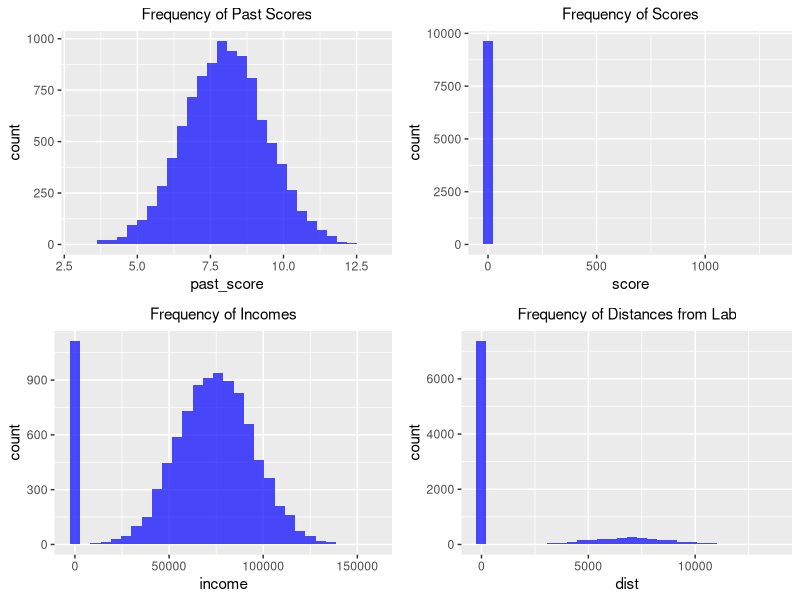
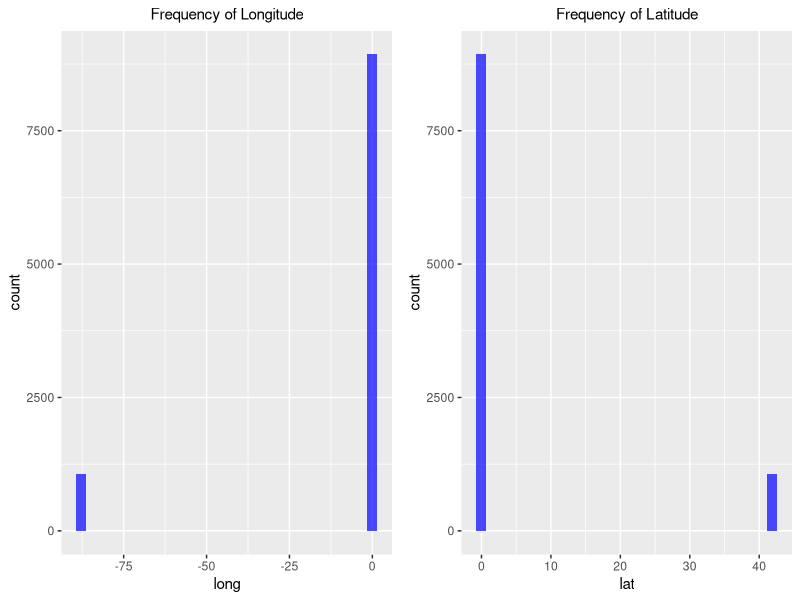
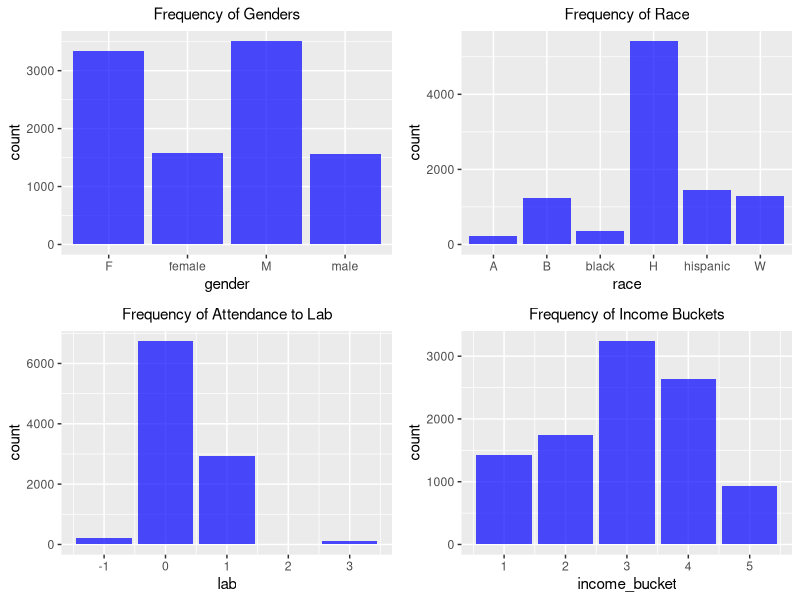
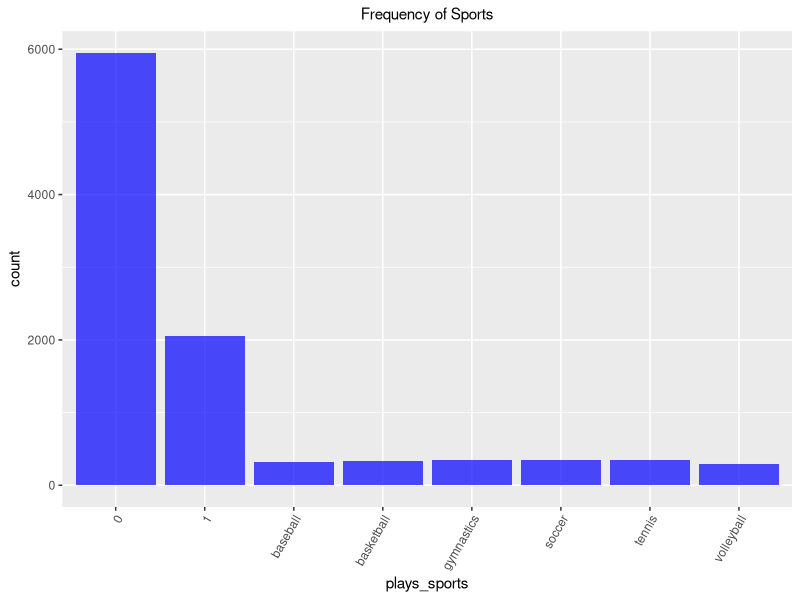
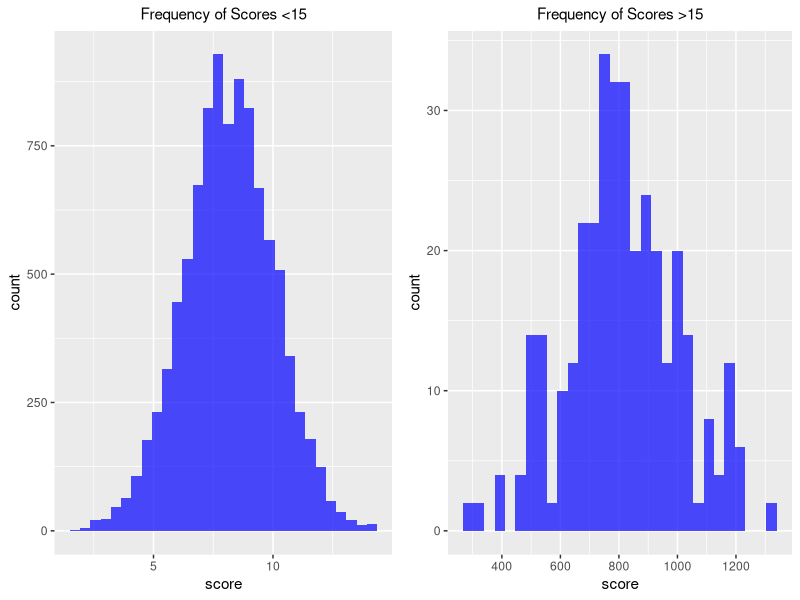
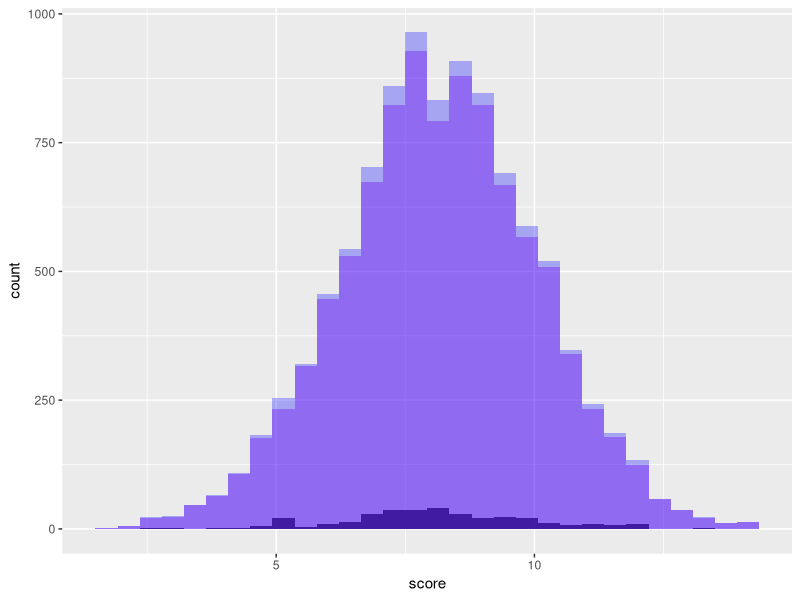
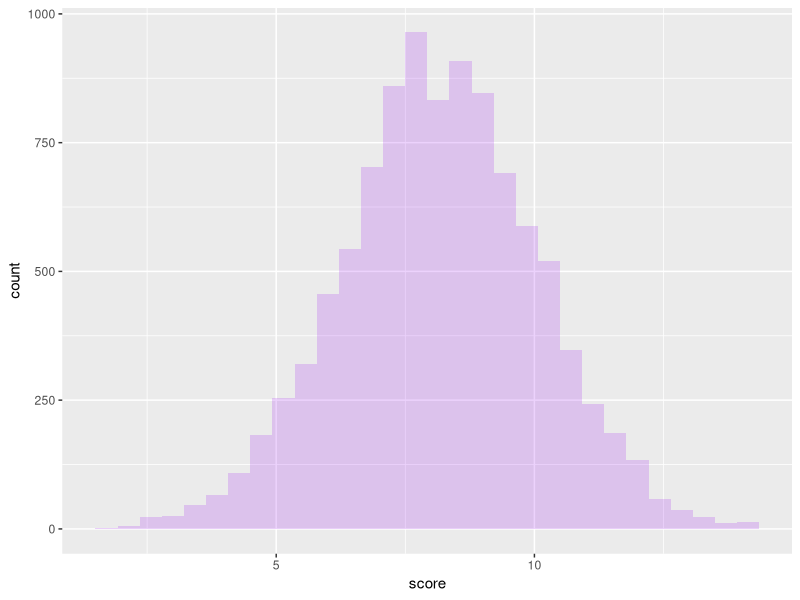
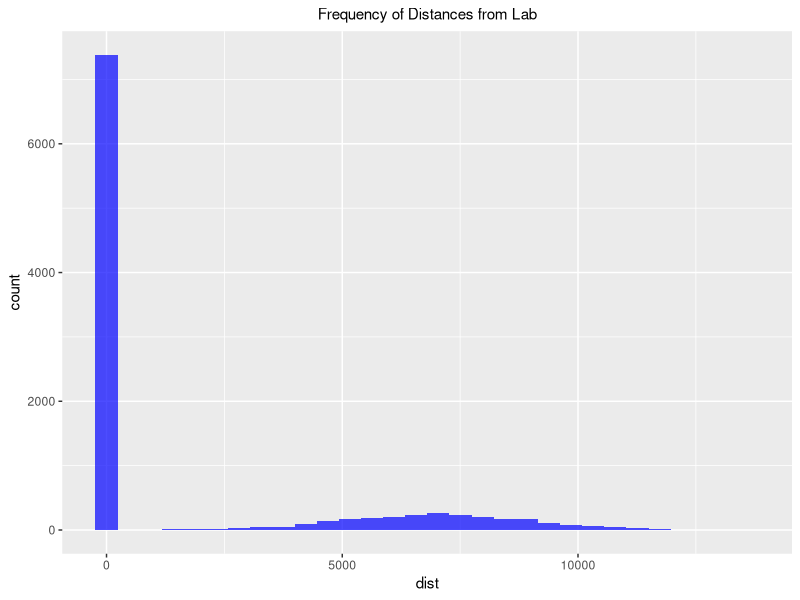

Recreate these plots in R, in order.
## ---- chunk 1
library(tidyverse)
library(ggplot2)
library(stringr)
library(ggpubr)

raw_data <- read_csv("assignment1_data.csv")

print("Glimps of the dataframe 'raw_data'")
glimpse(raw_data)
print("Descriptive Statistics for 'raw_data'")
summary(raw_data)
## ---- chunk 2
no_covariate_scores <- lm(data = raw_data, score ~ lab)

summary(no_covariate_scores)
## ---- chunk 3
covariate_scores <- lm(data = raw_data, score ~ lab + past_score)

summary(covariate_scores)
## ---- chunk 4
working_df <- raw_data  #make a working dataframe and leave the raw data intact

gp_income <- working_df %>% 
  ggplot(aes(x=income)) +
  geom_histogram(fill='blue',alpha=.7) +
  ggtitle("Frequency of Incomes") +
  theme(plot.title = element_text(size=11,hjust=0.5))

gp_scores <- working_df %>% 
  ggplot(aes(x=score)) +
  geom_histogram(fill='blue',alpha=.7) +
  ggtitle("Frequency of Scores") +
  theme(plot.title = element_text(size=11,hjust=0.5))

gp_pscores <- working_df %>% 
  ggplot(aes(x=past_score)) +
  geom_histogram(fill='blue',alpha=.7) +
  ggtitle("Frequency of Past Scores") +
  theme(plot.title = element_text(size=11,hjust=0.5))

gp_dist <- working_df %>% 
  ggplot(aes(x=dist)) +
  geom_histogram(fill='blue',alpha=.7) +
  ggtitle("Frequency of Distances from Lab") +
  theme(plot.title = element_text(size=11,hjust=0.5))

gp_long <- working_df %>% 
  ggplot(aes(x=long)) +
  geom_histogram(fill='blue',alpha=.7) +
  ggtitle("Frequency of Longitude") +
  theme(plot.title = element_text(size=11,hjust=0.5))

gp_lat <- working_df %>% 
  ggplot(aes(x=lat)) +
  geom_histogram(fill='blue',alpha=.7) +
  ggtitle("Frequency of Latitude") +
  theme(plot.title = element_text(size=11,hjust=0.5))

ggarrange(gp_pscores,gp_scores,gp_income,gp_dist,
          ncol=2,nrow=2)
ggarrange(gp_long,gp_lat,
          ncol=2,nrow=1)

#Note, two groups of graphs will be generated but not displayed in one screen, please navigate between the two!
## ---- chunk 5
cat("Summary Statistics for Past Score\n")
summary(working_df$past_score)
cat(" Number of NA values:", sum(is.na(raw_data$past_score)), "\n\n")
cat("Summary Statistics for Current Score\n")
summary(working_df$score)
cat("  Number of NA values:", sum(is.na(raw_data$score)), "\n\n")
cat("Summary Statistics for Income\n")
summary(working_df$income)
cat("  Number of NA values:", sum(is.na(raw_data$income)), "\n\n")
cat("Summary Statistics for Distance\n")
summary(working_df$dist)
cat("  Number of NA values:", sum(is.na(raw_data$dist)), "\n\n")
cat("Summary Statistics for Longitude\n")
summary(working_df$long)
cat("  Number of NA values:", sum(is.na(raw_data$long)), "\n\n")
cat("Summary Statistics for Latitude\n")
summary(working_df$lat)
cat("  Number of NA values:", sum(is.na(raw_data$lat)), "\n\n")
## ---- chunk 6
gp_gender <- working_df %>% 
  ggplot(aes(x=gender)) +
  geom_bar(fill='blue',alpha=.7) +
  ggtitle("Frequency of Genders") +
  theme(plot.title = element_text(size=11,hjust=0.5))

gp_race <- working_df %>% 
  ggplot(aes(x=race)) +
  geom_bar(fill='blue',alpha=.7) +
  ggtitle("Frequency of Race") +
  theme(plot.title = element_text(size=11,hjust=0.5))

gp_lab <- working_df %>% 
  ggplot(aes(x=lab)) +
  geom_bar(fill='blue',alpha=.7) +
  ggtitle("Frequency of Attendance to Lab") +
  theme(plot.title = element_text(size=11,hjust=0.5))

gp_sport <- working_df %>% 
  ggplot(aes(x=plays_sports)) +
  geom_bar(fill='blue',alpha=.7) +
  ggtitle("Frequency of Sports") +
  theme(plot.title = element_text(size=11,hjust=0.5),
        axis.text.x = element_text(angle=60,hjust=1))

gp_incbuck <- working_df %>% 
  ggplot(aes(x=income_bucket)) +
  geom_bar(fill='blue',alpha=.7) +
  ggtitle("Frequency of Income Buckets") +
  theme(plot.title = element_text(size=11,hjust=0.5))

ggarrange(gp_gender,gp_race,gp_lab,gp_incbuck,
         ncol=2,nrow=2)

gp_sport #showed separately due to squeezing names
## ---- chunk 7
cat("->Counts for unique entries in gender")
table(working_df$gender)
cat("  Number of NA values:", sum(is.na(working_df$gender)), "\n\n")
cat("->Counts for unique entries in race")
table(working_df$race)
cat("  Number of NA values:", sum(is.na(working_df$race)), "\n\n")
cat("->Counts for unique entries in lab school attendance")
table(working_df$lab)
cat("  Number of NA values:", sum(is.na(working_df$lab)), "\n\n")
cat("->Counts for unique entries in sports")
table(working_df$plays_sports)
cat("  Number of NA values:", sum(is.na(working_df$plays_sports)), "\n\n")
cat("->Counts for unique entries in income buckets")
table(working_df$income_bucket)
cat("  Number of NA values:", sum(is.na(working_df$income_bucket)), "\n\n")
## ---- chunk 8
sum(duplicated(working_df$student_id) == TRUE)
## ---- chunk 9
sum(working_df$income < 0)
#1115

working_df <- working_df %>% 
  mutate(was_neg99 = ifelse(income == -99, 1,0)) %>% 
  mutate(income = replace(income, income < 0, 0)) #directly change all negatives to 0
  
## ---- chunk 10
summary(working_df$past_score)
summary(working_df$score)
## ---- chunk 11
for (val in c(13,14,15,20,50)){
  cat("this is the number of scores above ",val,":",sum(working_df$score > val),"\n")
}
## ---- chunk 12
below15 <- working_df %>% 
  select(score) %>% 
  filter(score<=15) 
above15 <- working_df %>% 
  select(score) %>% 
  filter(score>15)

below15 %>% 
  summarize(max = max(below15))
above15 %>% 
  summarize(min = min(above15))
## ---- chunk 13
gp_below15 <- below15 %>% 
  ggplot(aes(x=score)) +
  geom_histogram(fill='blue',alpha=.7) +
  ggtitle("Frequency of Scores <15") +
  theme(plot.title = element_text(size=11,hjust=0.5))

gp_above15 <- above15 %>% 
  ggplot(aes(x=score)) +
  geom_histogram(fill='blue',alpha=.7) +
  ggtitle("Frequency of Scores >15") +
  theme(plot.title = element_text(size=11,hjust=0.5))

ggarrange(gp_below15,gp_above15,
         ncol=2,nrow=1)
## ---- chunk 14
rescaled_above15 <- above15/100
rescaled_score <- rbind(rescaled_above15, below15)

count(below15)
count(rescaled_above15)
count(rescaled_score)

rescaled_score %>% 
  ggplot(aes(score)) +
  geom_histogram(data = rescaled_above15, fill = "black", alpha = 0.8) + 
  geom_histogram(data = below15, fill = "purple", alpha = 0.4) +
  geom_histogram(data = rescaled_score, fill = "blue", alpha = 0.3)
## ---- chunk 15
working_df <- working_df %>% 
  mutate(score = ifelse(score>15, score/100, score))

working_df %>% 
  ggplot(aes(x=score)) +
  geom_histogram(fill="purple",alpha=0.2)
## ---- chunk 16
gp_dist
## ---- chunk 17
for (val in c(2500,2250,2000,1500,1000,750,500,250,100,50,20,15,10)){
  cat("this is the number of distance above ",val,":",sum(working_df$dist > val),"\n")
}
## ---- chunk 18
below20 <- working_df %>% 
  select(dist) %>% 
  filter(dist<=20) 
above20 <- working_df %>% 
  select(dist) %>% 
  filter(dist>20)

below20 %>% 
  summarize(max = max(below20))
above20 %>% 
  summarize(min = min(above20))
cat("the difference between max(below20) and min(above20) is:", abs(max(below20)-min(above20)))
## ---- chunk 19
gp_below20 <- below20 %>% 
  ggplot(aes(x=dist)) +
  geom_histogram(fill='blue',alpha=.7) +
  ggtitle("Frequency of Distances <20") +
  theme(plot.title = element_text(size=11,hjust=0.5))

gp_above20 <- above20 %>% 
  ggplot(aes(x=dist)) +
  geom_histogram(fill='blue',alpha=.7) +
  ggtitle("Frequency of Distances >20") +
  theme(plot.title = element_text(size=11,hjust=0.5))

ggarrange(gp_below20,gp_above20,
         ncol=2,nrow=1)
## ---- chunk 20
rescaled_above20 <- above20/1000
rescaled_dist <- rbind(rescaled_above20, below20)

rescaled_dist %>% 
  ggplot(aes(dist)) +
  geom_histogram(data = rescaled_above20, fill = "black", alpha = 0.8) + 
  geom_histogram(data = below20, fill = "purple", alpha = 0.4) +
  geom_histogram(data = rescaled_dist, fill = "blue", alpha = 0.3)
## ---- chunk 21
working_df <- working_df %>% 
  mutate(dist = ifelse(dist>20, dist/1000, dist))

working_df %>% 
  ggplot(aes(dist)) +
  geom_histogram(fill="blue", alpha=0.2)
## ---- chunk 22
working_df <- working_df %>% 
  select(-long,-lat)
## ---- chunk 23
working_df %>% 
  distinct(race)
working_df %>% 
  distinct(gender)
working_df %>% 
  distinct(lab)
working_df %>% 
  distinct(plays_sports)
#Note, each result shows in a different table
## ---- chunk 24
working_df <- working_df %>% 
  mutate(race = recode(race,"hispanic"="H","black"="B"))
## ---- chunk 25
working_df <- working_df %>% 
  mutate(gender = recode(gender,"male"="M","female"="F"))
## ---- chunk 26
working_df <- working_df %>% 
  mutate(plays_sports = recode(plays_sports,"soccer"="1","basketball"="1","baseball"="1","gymnastics"="1", "volleyball"="1","tennis"="1")) %>% 
  mutate()

working_df$plays_sports <- as.integer(working_df$plays_sports)
## ---- chunk 27
table(working_df$lab)
cat('the number of non {0,1} values are: ', sum(working_df$lab >1 | working_df$lab <0), '\n')
cat('the number of {0,1} values are: ', sum(working_df$lab == 1 | working_df$lab == 0), '\n')
ratio_lab <- sum(working_df$lab >1 | working_df$lab <0) / sum(working_df$lab)
cat(ratio_lab, 'is the percent of all the lab data which contain non {0,1} values')
## ---- chunk 28
working_df <- working_df %>% 
  select(-income_bucket)
## ---- chunk 29
n_distinct(working_df$student_id)
## ---- chunk 30
#Original: 10,000 obs

#first step, getting rid of complete duplicates
working_df <- working_df %>% 
  distinct()
#6115 obs

#second step, getting rid of duplicates in ids with bad income data
working_df <- working_df %>% 
  distinct(student_id,was_neg99, .keep_all=TRUE) %>% 
  filter(was_neg99 == 0)
#5000 obs, which agrees with our theoretical 'unique' data by student ID

unique(working_df$was_neg99)
#returns 0, therefore...

working_df <- working_df %>% 
  select(-was_neg99)
## ---- chunk 31
working_df <- subset(working_df,lab==1|lab==0)
## ---- chunk 32
cutoffs_inc <- quantile(working_df$income,c(0.05,0.95)) 
cutoffs_dist <- quantile(working_df$dist,c(0.05,0.95))
cutoffs_pscore <- quantile(working_df$past_score,c(0.05,0.95))

tiny_inc_df <- working_df %>% 
  filter(between(income,cutoffs_inc[1],cutoffs_inc[2]))

tiny_dist_df <- working_df %>% 
  filter(between(dist,cutoffs_dist[1],cutoffs_dist[2]))

tiny_pscore_df <- working_df %>% 
  filter(between(past_score,cutoffs_pscore[1],cutoffs_pscore[2]))
## ---- chunk 33
library(corrplot)

ctn_only_tinyinc <- tiny_inc_df %>% 
  select(income,dist,score,past_score)

ctn_only_tinydist <- tiny_dist_df %>% 
  select(income,dist,score,past_score)

ctn_only_tinypscore <- tiny_pscore_df %>% 
  select(income,dist,score,past_score)

ctn_only_df <- working_df %>% 
  select(income,dist,score,past_score)

corrplot.mixed(cor(ctn_only_tinyinc),title = "Tiny Income", mar=c(0,0,1,0))
corrplot.mixed(cor(ctn_only_tinydist),title = "Tiny Distance", mar=c(0,0,1,0))
corrplot.mixed(cor(ctn_only_tinypscore),title = "Tiny Past Score", mar=c(0,0,1,0))
corrplot.mixed(cor(ctn_only_df),title = "Tiny DF", mar=c(0,0,1,0))
## ---- chunk 34
nocov_reg_inc <- lm(data = tiny_inc_df, score ~ lab)
nocov_reg_dist <- lm(data = tiny_dist_df, score ~ lab)
nocov_reg_pscore <- lm(data = tiny_pscore_df, score ~ lab)
nocov_reg_fulldf <- lm(data = working_df, score ~ lab)

summary(nocov_reg_inc)
summary(nocov_reg_dist)
summary(nocov_reg_pscore)
summary(nocov_reg_fulldf)
## ---- chunk 35
reg_inc <- lm(data = tiny_inc_df, score ~ lab + past_score)
reg_dist <- lm(data = tiny_dist_df, score ~ lab + past_score)
reg_pscore <- lm(data = tiny_pscore_df, score ~ lab + past_score)
reg_fulldf <- lm(data = working_df, score ~ lab + past_score)

summary(reg_inc)
summary(reg_dist)
summary(reg_pscore)
summary(reg_fulldf)
## ---- chunk 36
lab_df <- working_df %>% 
  filter(lab==1)

nolab_df <- working_df %>% 
  filter(lab==0)

lab_comb <- rbind(lab_df,nolab_df)

lab_pscore_distr <- lab_comb %>% 
  ggplot(aes(x=past_score)) +
  geom_density(data = lab_df, fill = "blue", alpha = 0.4) + 
  geom_density(data = nolab_df, fill = "red", alpha = 0.4) +
  ggtitle("Distribution of past scores between lab school students and non students")

lab_dist_distr <- lab_comb %>% 
  ggplot(aes(dist)) +
  geom_density(data = lab_df, fill = "blue", alpha = 0.4) + 
  geom_density(data = nolab_df, fill = "red", alpha = 0.4) +
  ggtitle("Distribution of distance to lab between lab school students and non students")

lab_income_distr <- lab_comb %>% 
  ggplot(aes(income)) +
  geom_density(data = lab_df, fill = "blue", alpha = 0.4) + 
  geom_density(data = nolab_df, fill = "red", alpha = 0.4) +
  ggtitle("Distribution of income between lab school students and non students")

lab_pscore_distr
lab_dist_distr
lab_income_distr
## ---- chunk 37
lab_gender_distr <- lab_comb %>% 
  ggplot(aes(x=as.factor(gender))) +
  geom_bar(data = lab_df, color="red", alpha = 0.4) + 
  geom_bar(data = nolab_df, alpha = 0.4) +
  ggtitle("Distribution of gender between lab school students and non students")

lab_race_distr <- lab_comb %>% 
  ggplot(aes(x=as.factor(race))) +
  geom_bar(data = lab_df, color="red",alpha = 0.4) + 
  geom_bar(data = nolab_df, alpha = 0.4) +
  ggtitle("Distribution of race to lab between lab school students and non students") +
  labs()

lab_sports_distr <- lab_comb %>% 
  ggplot(aes(as.factor(plays_sports))) +
  geom_bar(data = lab_df, color="red", alpha = 0.4) + 
  geom_bar(data = nolab_df, alpha = 0.4) +
  ggtitle("Distribution of sports between lab school students and non students")

lab_gender_distr
lab_race_distr
lab_sports_distr
## ---- chunk 38
distance_cutoff <- quantile(working_df$dist,0.5) 

close_df <- working_df %>% 
  filter(dist < distance_cutoff)

far_df <- working_df %>% 
  filter(dist >= distance_cutoff) 

dist_comb <- rbind(close_df,far_df)

close_df %>% 
  ggplot(aes(x=race)) +
  geom_bar() + 
  ggtitle("Close to school ethic distributions")

far_df %>% 
  ggplot(aes(x=race)) +
  geom_bar() + 
  ggtitle("Far from school ethic distributions")

close_df %>% 
  ggplot(aes(x=gender)) +
  geom_bar() + 
  ggtitle("Close to school gender distributions")

far_df %>% 
  ggplot(aes(x=gender)) +
  geom_bar() + 
  ggtitle("Far from school gender distributions")

close_df %>% 
  ggplot(aes(x=plays_sports)) +
  geom_bar() + 
  ggtitle("Close to school sports distributions")

far_df %>% 
  ggplot(aes(x=plays_sports)) +
  geom_bar() + 
  ggtitle("Far from school sports distributions")

cf_income <- dist_comb %>% 
  ggplot(aes(x=income)) +
  geom_histogram(data=close_df,color="blue") +
  geom_histogram(data=far_df,color="red")

cf_pscore <- dist_comb %>% 
  ggplot(aes(x=past_score)) +
  geom_histogram(data=close_df,color="blue") +
  geom_histogram(data=far_df,color="red")

cf_income
cf_pscore

close_df %>% 
  ggplot(aes(x=income)) +
  geom_histogram() + 
  ggtitle("Close to school income distributions")

far_df %>% 
  ggplot(aes(x=income)) +
  geom_histogram() + 
  ggtitle("Far from school income distributions")


working_df %>% 
  ggplot(aes(x=dist)) +
  geom_density()
## ---- chunk 39
working_df <- working_df %>% 
  mutate(closeness = (max(dist) - dist)/(max(dist)-min(dist)))
## ---- chunk 40
reg_dist_cause <- lm(data=working_df, score ~ closeness + past_score + as.factor(race))

reg_aug1 <- lm(data=working_df, score ~ closeness + past_score + income + as.factor(race)) #+income

reg_aug2 <- lm(data=working_df, lab ~ closeness + past_score + income + as.factor(race)) #interpret as the probability of attending lab

summary(reg_dist_cause)
summary(reg_aug1)
summary(reg_aug2)
